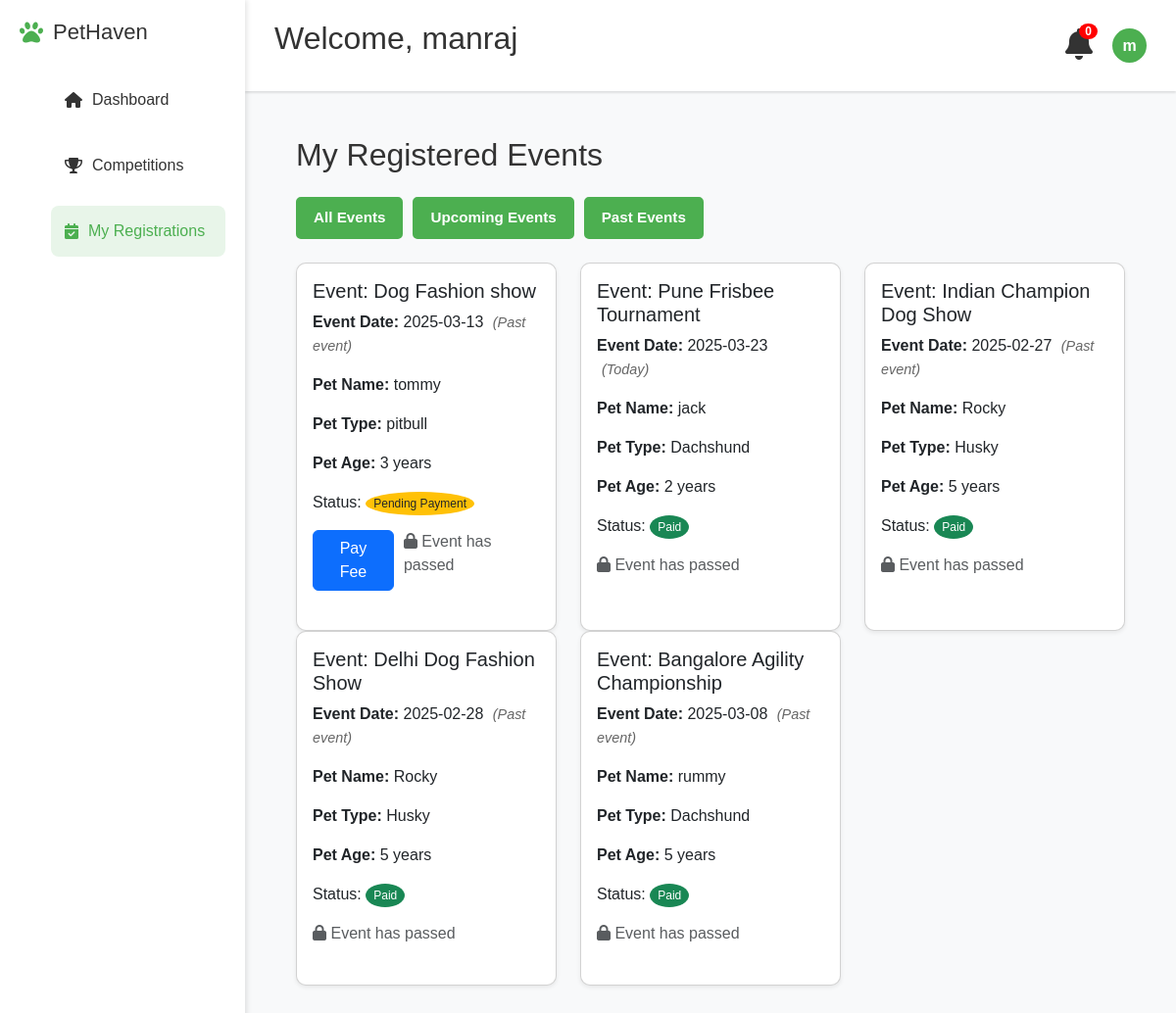
The page /registrations (signed in) on the database its author committed.
### models.py (models this page shows)
class User(db.Model, UserMixin):
    id = db.Column(db.Integer, primary_key=True)
    username = db.Column(db.String(100), unique=True, nullable=False)
    email = db.Column(db.String(120), unique=True, nullable=False)
    password = db.Column(db.String(60), nullable=False)
    is_admin = db.Column(db.Boolean, default=False)

class Registration(db.Model):
    id = db.Column(db.Integer, primary_key=True)
    user_id = db.Column(db.Integer, db.ForeignKey('user.id'), nullable=False)
    event_id = db.Column(db.Integer, db.ForeignKey('event.id'), nullable=False)
    pet_name = db.Column(db.String(100), nullable=False)
    pet_type = db.Column(db.String(100), nullable=False)
    pet_age=db.Column(db.Integer,nullable=False)
    paid = db.Column(db.Boolean, default=False)
    timestamp = db.Column(db.DateTime, default=lambda: datetime.now(timezone.utc))
    event = db.relationship('Event', backref=db.backref('registrations', lazy=True))
    user = db.relationship('User', backref=db.backref('registrations', lazy=True))

class Event(db.Model):
    id = db.Column(db.Integer, primary_key=True)
    title = db.Column(db.String(200), nullable=False)
    description = db.Column(db.Text, nullable=False)
    date = db.Column(db.String(50), nullable=False)
    location=db.Column(db.String(250),nullable=False)
    prizes=db.Column(db.String(200),nullable=False)
    eligibility=db.Column(db.String(250),nullable=False)
    fee = db.Column(db.Float, default=500)
    image_filename = db.Column(db.String(200), nullable=False, default="default.jpg")

### app.py (the view)
@app.route('/registrations')
@login_required
def registrations():
    registered_events = db.session.query(Registration, Event).join(Event, Registration.event_id == Event.id).filter(Registration.user_id == current_user.id).all()
    current_date = datetime.now().date()
    processed_events = []
    for reg, event in registered_events:
        event_date = datetime.strptime(event.date, '%Y-%m-%d').date()
        can_edit = event_date > current_date
        processed_events.append((reg, event, can_edit))
    return render_template("registrations.html", registered_events=processed_events)

### app.py (called while the page is built)
@login_manager.user_loader
def load_user(user_id):
    return db.session.get(User, int(user_id))

### templates/registrations.html (shortened to what this page needs)
{% extends "base.html" %}
{% block content %}
<div class="container mt-4">
    <h2 class="mb-4">My Registered Events</h2>
    <div class="filter-buttons mb-4">
        <button class="filter-btn active" data-filter="all">All Events</button>
        <button class="filter-btn" data-filter="upcoming">Upcoming Events</button>
        <button class="filter-btn" data-filter="past">Past Events</button>
    </div>
    {% if registered_events %}
        <div class="row" id="events-container">
            {% for reg, event, can_edit in registered_events %}
                <div class="col-md-4 event-item" data-date="{{ event.date }}">
                    <div class="card shadow-sm mb-4">
                        <div class="card-body">
                            <h5 class="card-title">Event: {{ event.title }}</h5>
                            <p class="card-text">
                                <strong>Event Date:</strong> {{ event.date }}
                                <span class="relative-date" data-event-date="{{ event.date }}"></span>
                            </p>
                            <p class="card-text"><strong>Pet Name:</strong> {{ reg.pet_name }}</p>
                            <p class="card-text"><strong>Pet Type:</strong> {{ reg.pet_type }}</p>
                            <p class="card-text"><strong>Pet Age:</strong> {{ reg.pet_age }} years</p>
                            <p class="card-text">
                                <stron class="me-2">Status:</strong>
                                {% if reg.paid %}
                                    <span class="badge-pill bg-success">Paid</span>
                                {% else %}
                                    <span class=" badge-pill bg-warning text-dark">Pending Payment</span>
                                {% endif %}
                            </p>
                            <div class="button-group" style="display: flex; gap: 10px; margin-top: 15px;">
                                {% if not reg.paid %}
                                    <a href="{{ url_for('pay_fee', registration_id=reg.id) }}" class="btn btn-primary">Pay Fee</a>
                                {% endif %}
                                {% if can_edit %}
                                    <a href="{{ url_for('edit_registration', registration_id=reg.id) }}" class="btn btn-secondary">
                                        <i class="fas fa-edit"></i> Edit Details
                                    </a>
                                {% else %}
                                    <span class="text-muted"><i class="fas fa-lock"></i> Event has passed</span>
                                {% endif %}
                            </div>
                        </div>
                    </div>
                </div>
            {% endfor %}
        </div>
    {% else %}
        <p>No registrations found.</p>
    {% endif %}
</div>
{% endblock %}

### templates/base.html (shortened to what this page needs)
<!DOCTYPE html>
<html lang="en">
<head>
    <link rel="stylesheet" href="https://cdnjs.cloudflare.com/ajax/libs/font-awesome/6.0.0/css/all.min.css">
    <link href="https://cdn.jsdelivr.net/npm/bootstrap@5.3.0/dist/css/bootstrap.min.css" rel="stylesheet">
    <link rel="stylesheet" href="{{ url_for('static', filename='css/style.css') }}">
</head>
<body>
    {% if current_user.is_authenticated %}
        <div class="navbar" id="navbar">
            <h2>Welcome, {{ current_user.username }}</h2>
            <div class="nav-right">
                <div class="notification">
                    <i class="fas fa-bell fa-2x"></i>
                    <span class="badge">0</span>
                </div>
                <div class="profile-dropdown">
                    <div class="profile" onclick="toggleDropdown()">
                        <div class="profile-pic">{{ current_user.username[0] }}</div>
                    </div>
                </div>
            </div>
            </div>
            <div class="sidebar" id="sidebar">
                <div class="logo">
                    <i class="fas fa-paw"></i>
                    <h2>PetHaven</h2>
                </div>
                <ul class="nav-menu">
                    <li class="nav-item {% if request.endpoint == 'dashboard' %}active{% endif %}">
                        <a href="{{ url_for('dashboard') }}"><i class="fas fa-home"></i> Dashboard</a>
                    </li>
                    <li class="nav-item {% if request.endpoint == 'competitions' %}active{% endif %}">
                        <a href="{{ url_for('competitions') }}"><i class="fas fa-trophy"></i> Competitions</a>
                    </li>
                    <li class="nav-item {% if request.endpoint == 'registrations' %}active{% endif %}">
                        {% if current_user.is_admin %}
                            <a href="{{ url_for('all_registrations') }}"><i class="fas fa-list-alt"></i> All Registrations</a>
                        {% else %}
                            <a href="{{ url_for('registrations') }}"><i class="fas fa-calendar-check"></i> My Registrations</a>
                        {% endif %}
                    </li>
                </ul>
            </div>
    {% endif %}
    <div class="main-content">
        {% block content %}{% endblock %}
    </div>
</body>
</html>

### static/css/style.css (style rules this page uses)
body { font-family: 'Poppins', Arial, sans-serif; margin: 0px; padding: 0; margin-top: 75px; background-color: #f8f9fa; height: 100vh; color: #333; }
.card { background: white; border-radius: 12px; overflow: hidden; box-shadow: 0 4px 6px rgba(0, 0, 0, 0.1); transition: transform 0.3s ease, box-shadow 0.3s ease; height: 100%; display: flex; flex-direction: column; }
.view-btn, .auth-btn, .filter-btn, .payment-btn { padding: 10px 20px; border-radius: 8px; font-weight: 600; text-align: center; transition: all 0.3s ease; border: none; cursor: pointer; font-size: 0.95rem; text-decoration: none; }
.sidebar { position: fixed; left: 0; top: 0; height: 100%; width: 250px; background: white; box-shadow: 2px 0 5px rgba(0,0,0,0.1); padding: 20px; z-index: 990; transform: translateX(0); transition: transform 0.3s ease-in-out; }
.logo { display: flex; align-items: center; gap: 10px; margin-bottom: 30px; }
.logo i { color: #4CAF50; font-size: 24px; }
.logo h2 { font-size: 22px; margin: 0; }
.nav-menu { list-style: none; }
.nav-item { margin: 15px 0; padding: 12px; border-radius: 8px; cursor: pointer; }
.nav-item a { text-decoration: none; color: inherit; display: flex; align-items: center; width: 100%; padding: 2px; background-color: none; }
.nav-item i { margin-right: 10px; }
.nav-item.active a { background: #e8f5e9; color: #4CAF50; }
.nav-item.active { background: #e8f5e9; color: #4CAF50; }
.navbar { position: fixed; left: 250px; top: 0; width: calc(100% - 250px); display: flex; align-items: center; background: white; padding: 15px 30px; z-index: 100; box-shadow: 0 2px 2px rgba(0,0,0,0.1); transition: left 0.3s ease-in-out, width 0.3s ease-in-out; }
.navbar h2 { flex: 1; padding-top: 5px; text-align: start; }
.nav-right { display: flex; align-items: center; gap: 20px; }
.notification { position: relative; cursor: pointer; }
.badge { position: absolute; top: -5px; right: -5px; background: red; color: white; padding: 2px 6px; border-radius: 50%; font-size: 12px; }
.badge-pill { color: white; padding: 5px 8px; border-radius: 50%; font-size: 12px; }
.profile { display: flex; align-items: center; gap: 10px; }
.profile-pic { width: 35px; height: 35px; border-radius: 50%; background: #4CAF50; display: flex; align-items: center; justify-content: center; color: white; font-weight: bold; }
.main-content { margin-left: 250px; padding: 40px; z-index: 10000; min-width: 500px; width: calc(100% - 250px); }
.card { background: white; border-radius: 10px; overflow: hidden; box-shadow: 0 2px 5px rgba(0,0,0,0.1); cursor: pointer; transition: transform 0.3s, box-shadow 0.3s; }
.profile-dropdown { position: relative; cursor: pointer; }
.profile { display: flex; align-items: center; gap: 10px; cursor: pointer; }
.filter-btn { padding: 10px 20px; border: none; border-radius: 5px; cursor: pointer; font-weight: bold; transition: all 0.3s ease; }
.filter-btn:not(.reset) { background: #4CAF50; color: white; }
h2 { margin-bottom: 20px; }
.relative-date { font-size: 0.9em; color: #666; font-style: italic; margin-left: 5px; }

### templates/registrations.html (style rules this page uses)
.filter-buttons { display: flex; gap: 10px; margin-bottom: 20px; }
.filter-btn { padding: 8px 16px; border: 2px solid #4CAF50; background: white; color: #4CAF50; border-radius: 5px; cursor: pointer; transition: all 0.3s ease; }
.filter-btn.active { background: #4CAF50; color: white; }
.relative-date { font-size: 0.9em; color: #666; font-style: italic; margin-left: 5px; }

### rows shown on the page
User: username "manraj", username "m"
Registration: title "Dog Fashion show", date "2025-03-13", pet_name "tommy", pet_type "pitbull", pet_age "3", paid "Pending Payment"
Registration: title "Pune Frisbee Tournament", date "2025-03-23", pet_name "jack", pet_type "Dachshund", pet_age "2", paid "Paid"
Registration: title "Indian Champion Dog Show", date "2025-02-27", pet_name "Rocky", pet_type "Husky", pet_age "5", paid "Paid"
Registration: title "Delhi Dog Fashion Show", date "2025-02-28", pet_name "Rocky", pet_type "Husky", pet_age "5", paid "Paid"
Registration: title "Bangalore Agility Championship", date "2025-03-08", pet_name "rummy", pet_type "Dachshund", pet_age "5", paid "Paid"
